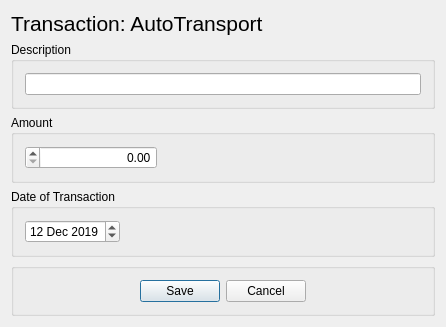
<?xml version="1.0" encoding="UTF-8"?>
<ui version="4.0">
 <class>gui_Transaction</class>
 <widget class="QDialog" name="gui_Transaction">
  <property name="geometry">
   <rect>
    <x>0</x>
    <y>0</y>
    <width>446</width>
    <height>314</height>
   </rect>
  </property>
  <property name="windowTitle">
   <string>Transaction</string>
  </property>
  <layout class="QGridLayout" name="gridLayout">
   <item row="1" column="0">
    <widget class="QGroupBox" name="groupBox_Tran_Description">
     <property name="title">
      <string>Description</string>
     </property>
     <layout class="QGridLayout" name="gridLayout_2">
      <item row="0" column="0">
       <widget class="QLineEdit" name="lineEdit_Tran_Description"/>
      </item>
     </layout>
    </widget>
   </item>
   <item row="2" column="0">
    <widget class="QGroupBox" name="groupBox_Tran_Amount">
     <property name="title">
      <string>Amount</string>
     </property>
     <layout class="QGridLayout" name="gridLayout_3">
      <item row="0" column="2">
       <spacer name="horizontalSpacer">
        <property name="orientation">
         <enum>Qt::Horizontal</enum>
        </property>
        <property name="sizeHint" stdset="0">
         <size>
          <width>40</width>
          <height>20</height>
         </size>
        </property>
       </spacer>
      </item>
      <item row="0" column="0">
       <widget class="QDoubleSpinBox" name="doubleSpinBox">
        <property name="enabled">
         <bool>true</bool>
        </property>
        <property name="sizePolicy">
         <sizepolicy hsizetype="Expanding" vsizetype="Fixed">
          <horstretch>0</horstretch>
          <verstretch>0</verstretch>
         </sizepolicy>
        </property>
        <property name="layoutDirection">
         <enum>Qt::RightToLeft</enum>
        </property>
        <property name="alignment">
         <set>Qt::AlignRight|Qt::AlignTrailing|Qt::AlignVCenter</set>
        </property>
       </widget>
      </item>
      <item row="0" column="1">
       <spacer name="horizontalSpacer_2">
        <property name="orientation">
         <enum>Qt::Horizontal</enum>
        </property>
        <property name="sizeHint" stdset="0">
         <size>
          <width>40</width>
          <height>20</height>
         </size>
        </property>
       </spacer>
      </item>
     </layout>
    </widget>
   </item>
   <item row="0" column="0">
    <widget class="QLabel" name="label_Tran_Main">
     <property name="font">
      <font>
       <pointsize>16</pointsize>
      </font>
     </property>
     <property name="text">
      <string>Transaction: AutoTransport</string>
     </property>
    </widget>
   </item>
   <item row="3" column="0">
    <widget class="QGroupBox" name="groupBox_Tran_Date">
     <property name="title">
      <string>Date of Transaction</string>
     </property>
     <layout class="QGridLayout" name="gridLayout_4">
      <item row="0" column="0">
       <widget class="QDateEdit" name="dateEdit_Tran">
        <property name="dateTime">
         <datetime>
          <hour>0</hour>
          <minute>0</minute>
          <second>0</second>
          <year>2019</year>
          <month>12</month>
          <day>12</day>
         </datetime>
        </property>
       </widget>
      </item>
      <item row="0" column="1">
       <spacer name="horSpacer_Tran_Date">
        <property name="orientation">
         <enum>Qt::Horizontal</enum>
        </property>
        <property name="sizeHint" stdset="0">
         <size>
          <width>40</width>
          <height>20</height>
         </size>
        </property>
       </spacer>
      </item>
     </layout>
    </widget>
   </item>
   <item row="4" column="0">
    <widget class="QGroupBox" name="groupBox_Tran_Buttons">
     <property name="title">
      <string/>
     </property>
     <layout class="QGridLayout" name="gridLayout_5">
      <item row="0" column="1">
       <widget class="QPushButton" name="button_Tran_Save">
        <property name="text">
         <string>Save</string>
        </property>
       </widget>
      </item>
      <item row="0" column="3">
       <spacer name="horSpacer_Tran_Buttons_Right">
        <property name="orientation">
         <enum>Qt::Horizontal</enum>
        </property>
        <property name="sizeHint" stdset="0">
         <size>
          <width>40</width>
          <height>20</height>
         </size>
        </property>
       </spacer>
      </item>
      <item row="0" column="0">
       <spacer name="horSpacer_Tran_Buttons_Left">
        <property name="orientation">
         <enum>Qt::Horizontal</enum>
        </property>
        <property name="sizeHint" stdset="0">
         <size>
          <width>40</width>
          <height>20</height>
         </size>
        </property>
       </spacer>
      </item>
      <item row="0" column="2">
       <widget class="QPushButton" name="button_Tran_Cancel">
        <property name="text">
         <string>Cancel</string>
        </property>
       </widget>
      </item>
     </layout>
    </widget>
   </item>
  </layout>
 </widget>
 <layoutdefault spacing="6" margin="11"/>
 <resources/>
 <connections/>
</ui>
